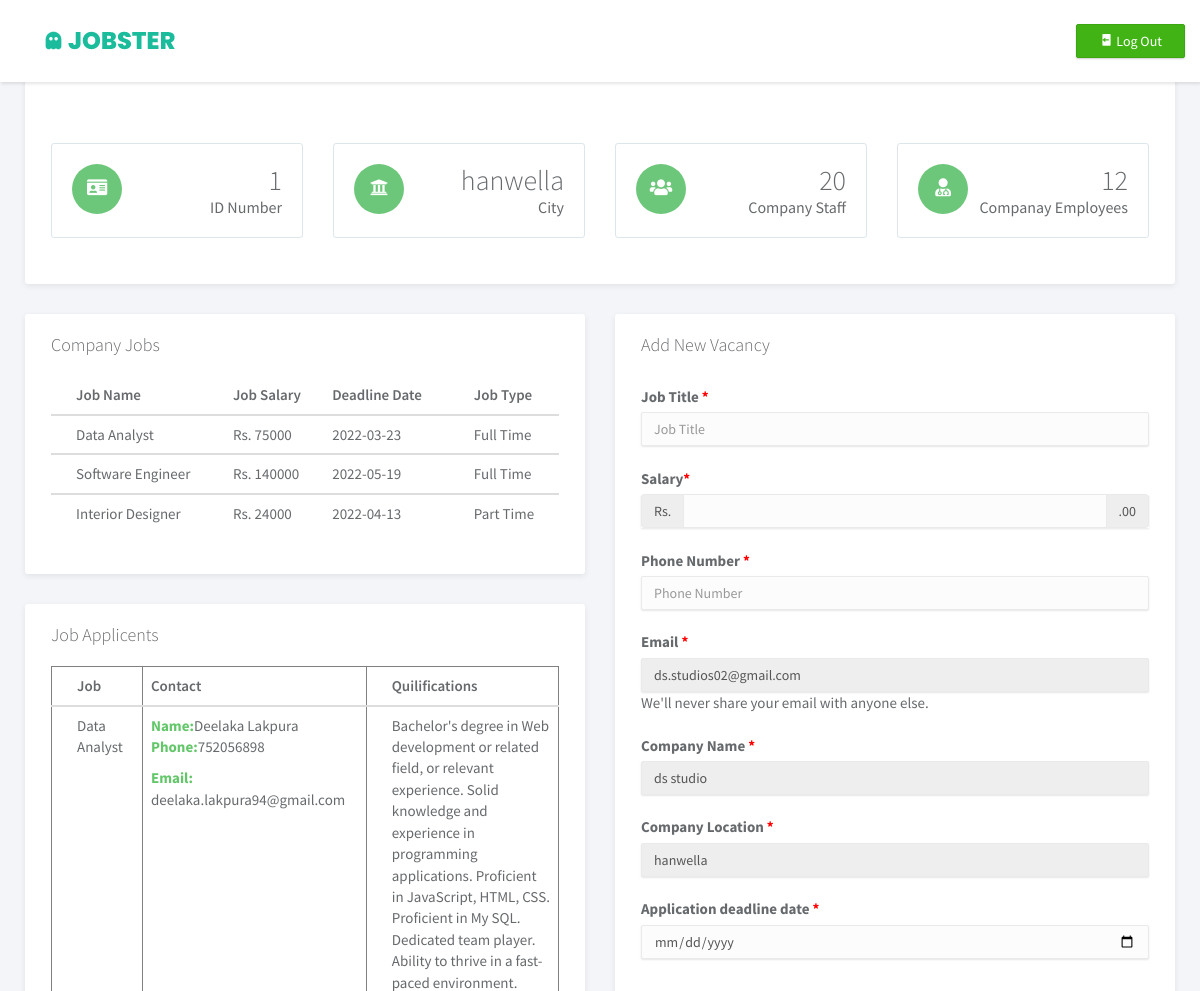
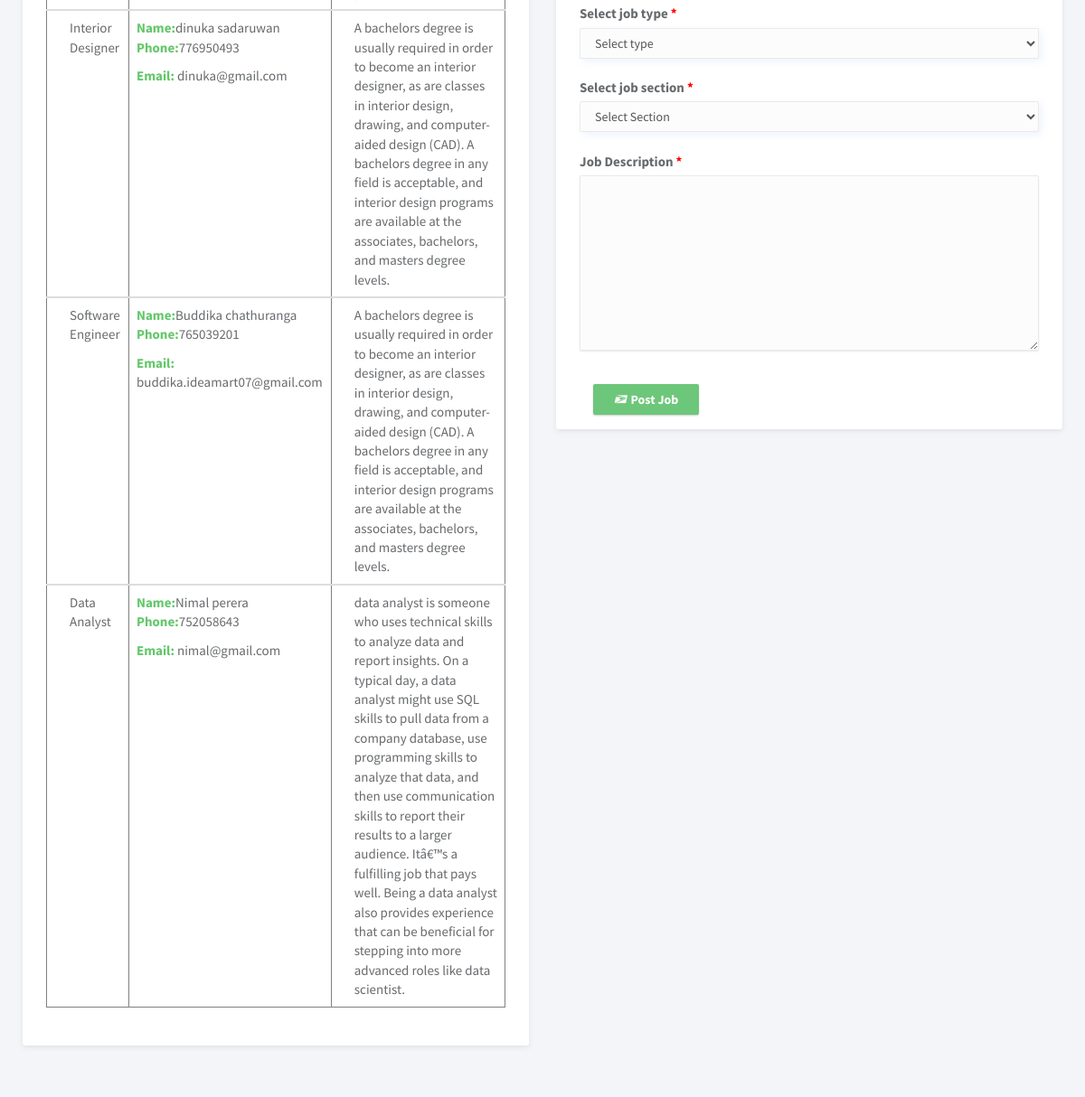
Screenshot of /comDash.php?email=ds.studios02@gmail.com with the database file from the repository (2 pictures, top to bottom).
### tables this page shows
CREATE TABLE `Tbl_Companies` (
  `id` int(11) NOT NULL,
  `comname` text NOT NULL,
  `comemail` text NOT NULL,
  `compass` text NOT NULL,
  `comcity` text NOT NULL,
  `comstaff` int(11) NOT NULL,
  `comprojects` int(11) NOT NULL,
  `comemployee` int(11) NOT NULL
);

CREATE TABLE `Tbl_Jobs` (
  `id` int(11) NOT NULL,
  `jobname` text NOT NULL,
  `jobdsc` text NOT NULL,
  `jobsalary` text NOT NULL,
  `jobphone` text NOT NULL,
  `jobcompany` text NOT NULL,
  `jobdeadline` text NOT NULL,
  `jobemail` text NOT NULL,
  `jobSection` text NOT NULL,
  `jobType` text NOT NULL,
  `comCity` text NOT NULL
);

CREATE TABLE `Tbl_Applicant` (
  `id` int(11) NOT NULL,
  `ApplicantEmail` text NOT NULL,
  `ApplicantPhone` int(11) NOT NULL,
  `ComName` text NOT NULL,
  `JobTitle` text NOT NULL,
  `ApplicentName` text NOT NULL,
  `comemail` text NOT NULL,
  `cv` text NOT NULL
);

### comDash.php (the view, shortened to what this page needs)
<?php
include 'DbCon.php';
$u = $_GET['email'];
	$query = "SELECT id,comname,comcity,comstaff,comemployee,comemail FROM Tbl_Companies WHERE comemail ='$u'  ";
	$query_run = mysqli_query($DbConnection, $query);
	if(mysqli_num_rows($query_run) > 0)
	{
		foreach($query_run as $items)
		{
			$id = $items['id'];
			$cName = $items['comname'];
			$cCity = $items ['comcity'];
			$cStaff = $items ['comstaff'];
			$cEmp = $items ['comemployee'];
		}
	}
?>
<!doctype html>
<html lang="en">
<head>
	<link rel="stylesheet" href="assets/vendor/bootstrap/css/bootstrap.min.css">
    <link href='https://unpkg.com/boxicons@2.1.1/css/boxicons.min.css' rel='stylesheet'>
	<link rel="stylesheet" href="assets/vendor/font-awesome/css/font-awesome.min.css">
    <link rel="stylesheet" href="https://use.fontawesome.com/releases/v5.15.4/css/all.css">
	<link rel="stylesheet" href="https://cdn.linearicons.com/free/1.0.0/icon-font.min.css">
	<link rel="stylesheet" href="css/bootstrap.min.css">
	<link rel="stylesheet" href="css/dash.css">
</head>
<body>
	<div id="">
		<nav class="navbar navbar-default navbar-fixed-top">
			<div class="brand">
				<a href="index.php"><img src="images/logo-dark.png" alt="Klorofil Logo" class="img-responsive logo"></a>
			</div>
			<div class="container-fluid">
				<div class="navbar-btn navbar-btn-right">
					<a class="btn btn-success update-pro" href="post_Job.php" title="Log Out"><i class='bx bxs-log-out'></i> <span>Log Out</span></a>
</div>
			</div>
		</nav>
		<div class="main">
			<div class="main-content">
				<div class="container-fluid">
					<div class="panel panel-headline">
						<div class="panel-heading">
                            <br><br><br>
						</div>
						<div class="panel-body">
							<div class="row">
								<div class="col-md-3">
									<div class="metric">
										<span class="icon" style="background-color: #6dc77a;"><i class="fa fa-id-card"></i></span>
										<p>
											<span class="number"><?php echo $id  ?></span>
											<span class="title">ID Number</span>
										</p>
									</div>
								</div>
								<div class="col-md-3">
									<div class="metric">
										<span class="icon" style="background-color: #6dc77a;"><i class="fas fa-university"></i></span>
										<p>
											<span class="number"><?php echo $cCity  ?></span>
											<span class="title">City</span>
										</p>
									</div>
								</div>
								<div  class="col-md-3">
									<div class="metric">
										<span style="background-color: #6dc77a;" class="icon"><i class="fas fa-users"></i></span>
										<p>
											<span class="number"><?php echo $cStaff  ?></span>
											<span class="title">Company Staff</span>
										</p>
									</div>
								</div>
								<div class="col-md-3">
									<div class="metric">
										<span class="icon" style="background-color: #6dc77a;"><i class="fas fa-user-md"></i></span>
										<p>
											<span class="number"><?php echo $cEmp   ?></span>
											<span class="title">Companay Employees</span>
										</p>
									</div>
								</div>
							</div>
						</div>
					</div>
					<div class="row">
						<div class="col-md-6">
							<div class="panel">
								<div class="panel-heading">
									<h3 class="panel-title">Company Jobs</h3>
									<br>
									<table class="table">
										<thead>
											<tr>
												<th>Job Name</th>
												<th>Job Salary</th>
												<th>Deadline Date</th>
												<th>Job Type</th>
											</tr>
									<?php
            $sql = "SELECT id,jobname,jobsalary,jobcompany,jobdeadline,jobSection,jobType FROM Tbl_Jobs WHERE jobemail ='$u';";
            $resultset = mysqli_query($DbConnection, $sql) or die("database error:". mysqli_error($DbConnection));
            while( $record = mysqli_fetch_assoc($resultset) ) {
            ?>
								</div>
								<div class="panel-body no-padding">
										<tbody>
											<tr>
												<td><a href="#"><?php echo $record['jobname']?></a></td>
												<td>Rs. <?php echo $record['jobsalary']?></td>
												<td><?php echo $record['jobdeadline']?></td>
												<td><?php echo $record['jobType']?></td>
											</tr>
											<?php
 }
        ?>
										</tbody>
								</div>
							</div>
							<div class="col-md-16">
							<div class="panel">
                                <div class="panel-heading">
                                    <h3 class="panel-title">Job Applicents</h3>
                                    <br>
                                    <table class="table" border="1">
                                        <thead>
                                            <tr>
                                                <th>Job</th>
                                                <th>Contact</th>
                                                <th>Quilifications</th>
                                            </tr>
                                    <?php
            $sql = "SELECT * FROM Tbl_Applicant WHERE comemail ='$u';";
            $resultset = mysqli_query($DbConnection, $sql) or die("database error:". mysqli_error($DbConnection));
            while( $record = mysqli_fetch_assoc($resultset) ) {
            ?>
                                </div>
                                <div class="panel-body no-padding">
                                        <tbody>
                                            <tr>
                                                <td><a href="#"><?php echo $record['JobTitle']?></a></td>
                                                <td><b style="color:#63c76a">Name:</b><?php echo $record['ApplicentName']?>
                                                <br><p><b style="color:#63c76a">Phone:</b><?php echo $record['ApplicantPhone']?></p>
                                               <p><b style="color:#63c76a">Email:</b> <?php echo $record['ApplicantEmail']?></p></td>
												<td><?php echo $record['cv']?></td>
                                            </tr>
                                            <?php
 }
        ?>
                                        </tbody>
                                </div>
                            </div>
						</div>
						</div>
						<div class="col-md-6">
							<div class="panel">
								<div class="panel-heading">
									<h3 class="panel-title">Add New Vacancy</h3>
								</div>
								<div class="panel-body">
								<form method="POST">
                                <label for="">Job Title <span style="color: red;">*</span></label>
                             <div>
                             <input class="form-control" name="jobtitle" type="text" required placeholder="Job Title">
                             </div><br>
                                <label for="">Salary<span style="color: red;">*</span></label>
                                <div class="input-group">
                                   <span class="input-group-addon">Rs.</span>
  								<input type="text" class="form-control" name="salary"  required>
 								 <span class="input-group-addon">.00</span>
								</div><br>
								<label for="">Phone Number <span style="color: red;">*</span></label>
                             <div>
                             <input class="form-control" name="comphone" type="text" placeholder="Phone Number" required>
                             </div><br>
								<label for="">Email <span style="color: red;">*</span></label>
								<div class="mb-3">
    						<input type="text" class="form-control" name="comemail"  placeholder="Email"required readonly="true" value="<?php echo $u ?>" >
   							 <div id="emailHelp" class="form-text">We'll never share your email with anyone else.</div>
  							</div><br>
							  <label for="">Company Name <span style="color: red;">*</span></label>
								<div class="mb-3">
    						<input type="text" class="form-control" name="cname" required readonly="true" value="<?php echo $cName ?>" >
  							</div><br>
							  <label for="">Company Location <span style="color: red;">*</span></label>
								<div class="mb-3">
    						<input type="text" class="form-control" name="cLocation"  placeholder="Email"required readonly="true" value="<?php echo $cCity ?>" >
  							</div><br>
  							<label for="">Application deadline date <span style="color: red;">*</span></label>
 							 <div class="form-group">
								<input type="date" name="jobdead"  class="form-control" required >
								</div><br>
								<label for="">Select job type <span style="color: red;">*</span></label>
								<div>
							<select class="selectpicker form-control border-0 mb-1 px-4 py-4 rounded shadow" name="jobtype" required>
                            <option value="">Select type</option>
                        </select>
						</div><br>
								<label for="">Select job section <span style="color: red;">*</span></label>
								<div>
							<select class="selectpicker form-control border-0 mb-1 px-4 py-4 rounded shadow" name="jobsec" required>
                            <option value="">Select Section</option>
                        </select>
						</div>
						<br>
  						<div class="form-group">
 						 <label for="exampleFormControlTextarea2">Job Description <span style="color: red;">*</span></label>
 						 <textarea class="form-control rounded-0" id="exampleFormControlTextarea2" name="jobdesc" required rows="9"></textarea>
						</div><br>
						<div class="col-md-12">
							<button name="btnJob" style="background-color: #6dc77a; color:white;" type="submit" class="btn btn-elegant"><i class="fab fa-usps"></i> <b>  Post Job</b></button>
  								</div>
                                </form>
								</div>
							</div>
						</div>
					</div>
					</div>
					</div>
				</div>
			</div>
</body>
</html>

### css/dash.css (style rules this page uses)
html { position: relative; min-height: 100%; }
body { background-color: #F3F5F8; font-family: "Source Sans Pro", sans-serif; font-size: 15px; color: #676a6d; }
a { color: #3287B2; }
th { font-weight: 600; }
.main-content { padding: 28px 10px; }
.navbar-default { -webkit-transition: all 0.3s ease-in-out; -moz-transition: all 0.3s ease-in-out; -ms-transition: all 0.3s ease-in-out; -o-transition: all 0.3s ease-in-out; transition: all 0.3s ease-in-out; -moz-box-shadow: 1px 2px 3px rgba(0, 0, 0, 0.1); -webkit-box-shadow: 1px 2px 3px rgba(0, 0, 0, 0.1); box-shadow: 1px 2px 3px rgba(0, 0, 0, 0.1); -webkit-border-radius: 0; -moz-border-radius: 0; border-radius: 0; padding: 0; margin: 0; border: none; background-color: #fff; }
.navbar-default .brand { float: left; padding: 30px 39px; background-color: #fff; }
.navbar-btn { float: left; padding: 16px 0; }
.navbar-btn-right { float: right; }
.form-control { -moz-box-shadow: 0px 1px 2px 0 rgba(0, 0, 0, 0.1); -webkit-box-shadow: 0px 1px 2px 0 rgba(0, 0, 0, 0.1); box-shadow: 0px 1px 2px 0 rgba(0, 0, 0, 0.1); -webkit-border-radius: 2px; -moz-border-radius: 2px; border-radius: 2px; border-color: #eaeaea; background-color: #fcfcfc; }
.input-group { -moz-box-shadow: 0px 1px 2px 0 rgba(0, 0, 0, 0.1); -webkit-box-shadow: 0px 1px 2px 0 rgba(0, 0, 0, 0.1); box-shadow: 0px 1px 2px 0 rgba(0, 0, 0, 0.1); }
.input-group .form-control, .input-group-addon, .input-group-btn { -moz-box-shadow: none; -webkit-box-shadow: none; box-shadow: none; }
.input-group-addon { border: 1px solid #eaeaea; }
.btn { -webkit-border-radius: 2px; -moz-border-radius: 2px; border-radius: 2px; -moz-box-shadow: 0px 1px 2px 0 rgba(0, 0, 0, 0.2); -webkit-box-shadow: 0px 1px 2px 0 rgba(0, 0, 0, 0.2); box-shadow: 0px 1px 2px 0 rgba(0, 0, 0, 0.2); padding: 6px 22px; }
.btn-success { background-color: #41B314; border-color: #3ca512; }
.panel { -webkit-border-radius: 3px; -moz-border-radius: 3px; border-radius: 3px; -moz-box-shadow: 0 2px 6px rgba(0, 0, 0, 0.08); -webkit-box-shadow: 0 2px 6px rgba(0, 0, 0, 0.08); box-shadow: 0 2px 6px rgba(0, 0, 0, 0.08); background-color: #fff; margin-bottom: 30px; }
.panel .panel-heading, .panel .panel-body, .panel .panel-footer { padding-left: 25px; padding-right: 25px; }
.panel .panel-heading { padding-top: 20px; padding-bottom: 20px; position: relative; }
.panel .panel-heading .panel-title { margin: 0; font-size: 18px; font-weight: 300; }
.panel .panel-body { padding-top: 10px; padding-bottom: 15px; }
.panel.panel-headline .panel-heading { border-bottom: none; }
.panel .table > thead > tr > td:first-child, .panel .table > thead > tr > th:first-child, .panel .table > tbody > tr > td:first-child, .panel .table > tbody > tr > th:first-child, .panel .table > tfoot > tr > td:first-child, .panel .table > tfoot > tr > th:first-child { padding-left: 25px; }
.panel .table > thead > tr > td:last-child, .panel .table > thead > tr > th:last-child, .panel .table > tbody > tr > td:last-child, .panel .table > tbody > tr > th:last-child, .panel .table > tfoot > tr > td:last-child, .panel .table > tfoot > tr > th:last-child { padding-left: 25px; }
.metric { -webkit-border-radius: 3px; -moz-border-radius: 3px; border-radius: 3px; padding: 20px; margin-bottom: 30px; border: 1px solid #DCE6EB; }
.metric .icon { -webkit-border-radius: 50%; -moz-border-radius: 50%; border-radius: 50%; float: left; width: 50px; height: 50px; line-height: 50px; background-color: #0081c2; text-align: center; }
.metric .icon i { font-size: 18px; color: #fff; }
.metric p { margin-bottom: 0; line-height: 1.2; text-align: right; }
.metric .number { display: block; font-size: 28px; font-weight: 300; }
.metric .title { font-size: 16px; }
.no-padding { padding: 0 !important; }
.shadow { box-shadow: 0.3rem 0.3rem 1rem rgba(178, 200, 244, 0.23); }
a { text-decoration: none; color: inherit; transition: all 0.3s; }

### rows the page displays
tbl_companies: id "1", comcity "hanwella", comstaff "20", comemployee "12", cname "ds studio", cLocation "hanwella"
tbl_jobs: jobname "Data Analyst", jobsalary "75000", jobdeadline "2022-03-23", jobType "Full Time"
tbl_jobs: jobname "Software Engineer", jobsalary "140000", jobdeadline "2022-05-19", jobType "Full Time"
tbl_jobs: jobname "Interior Designer", jobsalary "24000", jobdeadline "2022-04-13", jobType "Part Time"
tbl_applicant: JobTitle "Data Analyst", ApplicentName "Deelaka Lakpura", ApplicantPhone "752056898", ApplicantEmail "deelaka.lakpura94@gmail.com", cv "Bachelor's degree in Web development or related field, or relevant experience. Solid knowledge and experience in programming applications. Proficient in JavaScript, HTML, CSS. Proficient in My SQL. Dedicated team player. Ability to thrive in a fast-paced environment."
tbl_applicant: JobTitle "Interior Designer", ApplicentName "dinuka sadaruwan", ApplicantPhone "776950493", ApplicantEmail "dinuka@gmail.com", cv "A bachelors degree is usually required in order to become an interior designer, as are classes in interior design, drawing, and computer-aided design (CAD). A bachelors degree in any field is acceptable, and interior design programs are available at the associates, bachelors, and masters degree levels."
tbl_applicant: JobTitle "Software Engineer", ApplicentName "Buddika chathuranga", ApplicantPhone "765039201", ApplicantEmail "buddika.ideamart07@gmail.com", cv "A bachelors degree is usually required in order to become an interior designer, as are classes in interior design, drawing, and computer-aided design (CAD). A bachelors degree in any field is acceptable, and interior design programs are available at the associates, bachelors, and masters degree levels."
tbl_applicant: JobTitle "Data Analyst", ApplicentName "Nimal perera", ApplicantPhone "752058643", ApplicantEmail "nimal@gmail.com", cv "data analyst is someone who uses technical skills to analyze data and report insights. On a typical day, a data analyst might use SQL skills to pull data from a company database, use programming skills to analyze that data, and then use communication skills to report their results to a larger audience. Itâ€™s a fulfilling job that pays well. Being a data analyst also provides experience that can be beneficial for stepping into more advanced roles like data scientist."
